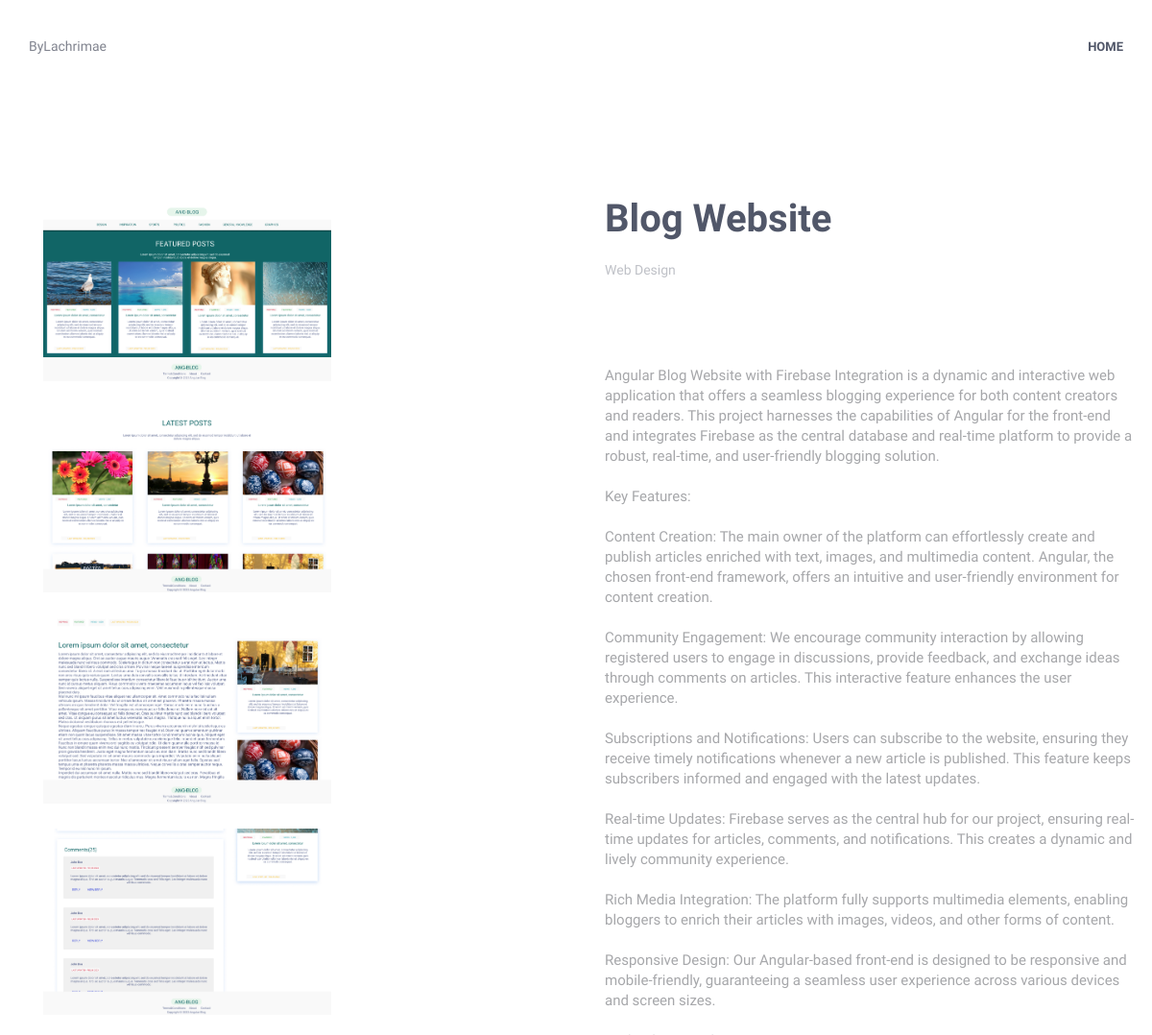
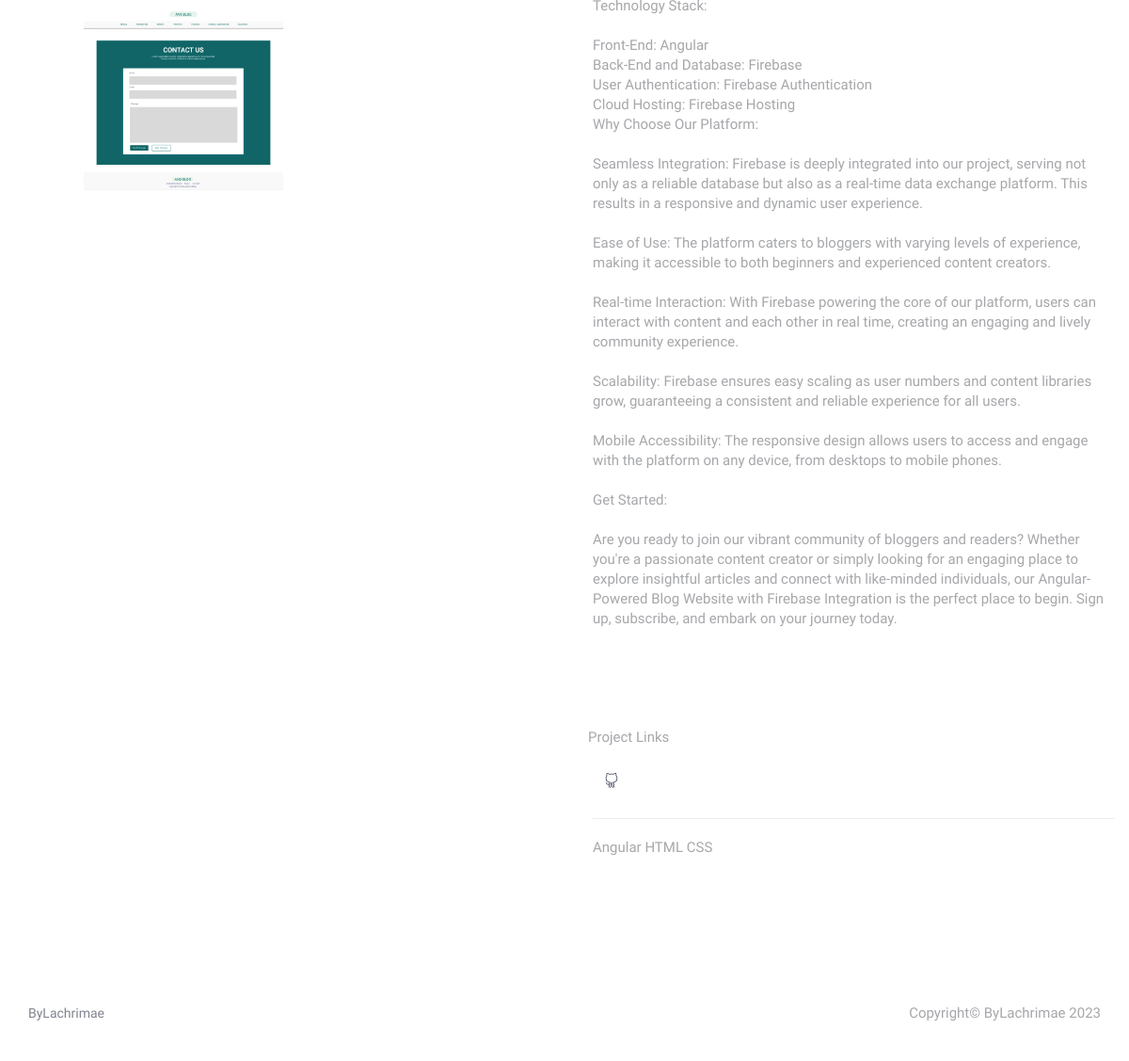
/project/4, run on the app's committed database (2 pictures, top to bottom).
### website/models.py (models this page shows, shortened)
class Project(models.Model):
    title = models.CharField(max_length=250,default='Title')
    title_turkish = models.CharField(max_length=250,default='Turkish Title')
    project_content = models.TextField(blank=True)
    project_content_turkish = models.TextField(blank=True)
    image = models.ImageField(upload_to="uploads/", height_field=None, width_field=None, max_length=None,default=True)
    image2 = models.ImageField(upload_to="uploads/", height_field=None, width_field=None, max_length=None,null=True,blank=True)
    image3 = models.ImageField(upload_to="uploads/", height_field=None, width_field=None, max_length=None,null=True,blank=True)
    image4 = models.ImageField(upload_to="uploads/", height_field=None, width_field=None, max_length=None,null=True,blank=True)
    image5 = models.ImageField(upload_to="uploads/", height_field=None, width_field=None, max_length=None,null=True,blank=True)
    category = models.ForeignKey(Category,on_delete=models.CASCADE)
    programming_languages = models.CharField(max_length=255,default="SQL")
    project_link = models.CharField(max_length=255,null=True,blank=True)
    project_githublink = models.CharField(max_length=255,null=True,blank=True)
    project_playstorelink = models.CharField(max_length=255,null=True,blank=True)

class Category(models.Model):
    title = models.CharField(max_length=150,default='Title')
    title_turkish = models.CharField(max_length=150,default='Turkish Title')
    description = models.TextField(blank=True)
    description_turkish = models.TextField(blank=True)
    created_at = models.DateTimeField(default=timezone.now)
    def __str__(self):
        return self.title

### website/views.py (the view)
# urls.py: path('project/<int:course_id>',views.project,name='project'),
def project(request,course_id):
    project = get_object_or_404(models.Project,pk=course_id)
    languages_used = project.programming_languages.split(',')
    return render(request,'project.html',{'project':project,'languages_used':languages_used})

### templates/project.html (shortened to what this page needs)
{% extends "layout.html" %}
{% load static %}
{% load i18n %}
{% block navbar %}
    <header class="header navbar-fixed-top">
        <nav class="navbar" role="navigation">
            <div class="container">
                <div class="menu-container js_nav-item">
                    <div class="logo" >
                        <a class="logo-wrap" href="{% url 'index'%}">
                            ByLachrimae
                        </a>
                    </div>
                </div>
                <div class="collapse navbar-collapse nav-collapse">
                    <div class="menu-container">
                        <ul class="nav navbar-nav navbar-nav-right">
                            <li class="js_nav-item nav-item"><a class="nav-item-child nav-item-hover" href="{% url 'index'%}">{% trans "Home" %}</a></li>
                        </ul>
                    </div>
                </div>
            </div>
        </nav>
    </header>
{% endblock navbar %}
{% block content %}
<div id="project" class="container content-lg" style="margin-top: 100px;">
    <div class="container">
        <div class="row">
            <div class="col-sm-6 sm-margin-b-60">
                {% if project.image.url %}
                    <div class="image-box">
                        <a href="{{project.image.url}}" class="shadowed-image">
                            <img class="shadowed-image" style="height: 200px;width: 300px;object-fit: contain;" src="{{project.image.url}}" alt="Project image">
                        </a>
                    </div>
                {% endif %}
                {% if project.image2.url %}
                    <div class="image-box" style="margin-top: 20px;">
                        <a href="{{project.image2.url}}" class="shadowed-image">
                            <img class="shadowed-image" style="height: 200px;width: 300px;object-fit: contain;" src="{{project.image2.url}}" alt="Project image">
                        </a>
                    </div>
                {% endif %}
                {% if project.image3.url %}
                    <div class="image-box" style="margin-top: 20px;">
                        <a href="{{project.image3.url}}" class="shadowed-image">
                            <img class="shadowed-image" style="height: 200px;width: 300px;object-fit: contain;" src="{{project.image3.url}}" alt="Project image">
                        </a>
                    </div>
                {% endif %}
                {% if project.image4.url %}
                    <div class="image-box" style="margin-top: 20px;">
                        <a href="{{project.image4.url}}" class="shadowed-image">
                            <img class="shadowed-image" style="height: 200px;width: 300px;object-fit: contain;" src="{{project.image4.url}}" alt="Project image">
                        </a>
                    </div>
                {% endif %}
                {% if project.image5.url %}
                    <div class="image-box" style="margin-top: 20px;">
                        <a href="{{project.image5.url}}" class="shadowed-image">
                            <img class="shadowed-image" style="height: 200px;width: 300px;object-fit: contain;" src="{{project.image5.url}}" alt="Project image">
                        </a>
                    </div>
                {% endif %}
            </div>
            <div class="col-sm-6 sm-margin-b-60">
                {% if current_language == 'en' %}
                    <h1>{{project.title}}</h1>
                    <div class="category-box" style="margin-bottom: 50px;">
                        <span>{{ project.category }}</span>
                    </div>
                    <div style="max-width: 100%;white-space: pre-wrap; word-wrap: break-word; margin-bottom:50px">
                        <p>{{project.project_content}}</p>
                    </div>
                    <div>
                        <ul class="list-inline">
                            <p>Project Links</p>
                            {% if project.project_githublink %}
                                <li><a href="{{project.project_githublink}}" class="social-icons" target="_blank"><i class="icon-social-github"></i></a></li>
                            {% endif %}
                        </ul>
                        <hr>
                    </div>
                {% endif %}
                <div>
                    <p>
                        {% for language in languages_used %}
                            {{ language }}
                        {% endfor %}
                    </p>
                </div>
            </div>
        </div>
    </div>
</div>
{% endblock content %}

### data on the page
Project: image (picture), image2 (picture), image3 (picture), image4 (picture), image5 (picture), title "Blog Website", category "Web Design", project_content "Angular Blog Website with Firebase Integration is a dynamic and interactive web application that offers a seamless blogging experience for both content creators and readers. This project harnesses the capabilities of Angular for the front-end and integrates Firebase as the central database and real-time platform to provide a robust, real-time, and user-friendly blogging solution. Key Features: Content Creation: The main owner of the platform can effortlessly create and publish articles enriched with text, images, and multimedia content. Angular, the chosen front-end framework, offers an intuitive and user-friendly environment for content creation. Community Engagement: We encourage…"

### other printed values
{{ language }} "Angular" "HTML" "CSS"
